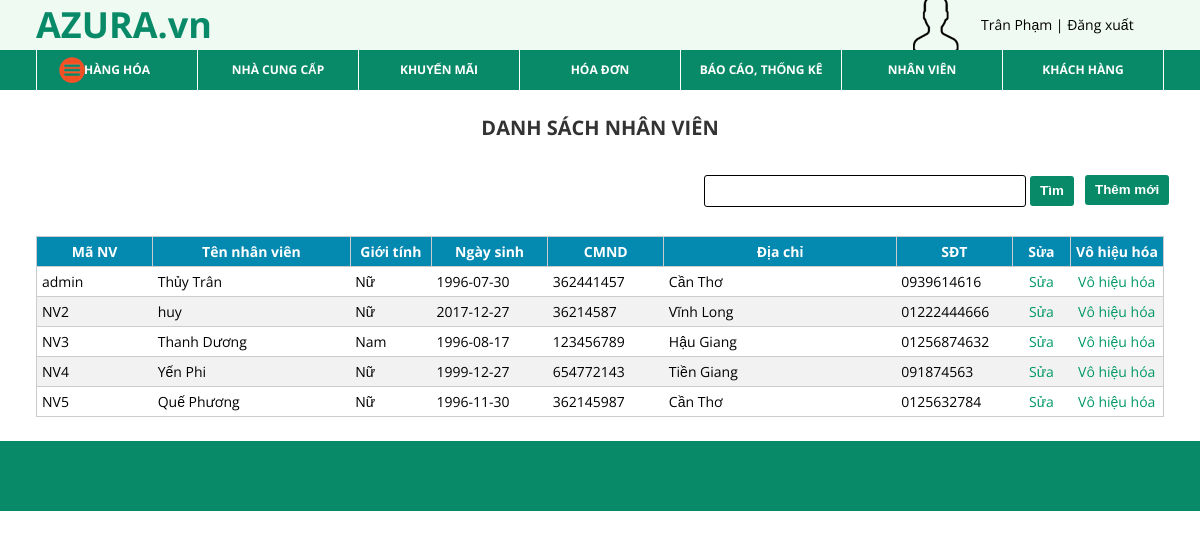
/admin/admin.php?quanly=nhanvien&ac=lietke (signed in), run on the app's committed database.
### tables this page shows
CREATE TABLE `nhanvien` (
  `MaNV` varchar(20) NOT NULL,
  `TenNV` varchar(50) NOT NULL,
  `CMND` varchar(20) NOT NULL,
  `GioiTinh` tinyint(1) NOT NULL,
  `NgaySinh` date NOT NULL,
  `SoDienThoai` varchar(15) NOT NULL,
  `DiaChi` text NOT NULL,
  `MatKhau` varchar(20) NOT NULL,
  `MaCV` varchar(20) NOT NULL,
  `TrangThai` tinyint(1) NOT NULL
);

### admin/module/nhanvien/lietke.php (the view, shortened to what this page needs)
<?php
	$keyword= "";
	$nhanvien = mysql_query("	select manv, tennv, gioitinh, ngaysinh, diachi, sodienthoai, cmnd
								from nhanvien
								where trangthai = 1");
?>
<div id='nhanvien' style='width: 100%; margin: auto;'>
	<p class="title">DANH SÁCH NHÂN VIÊN</p>
        <div style='width: 100%; height: 50px; margin: 3% auto 1%; '>
        	<form method='post'>
        	<div style=" width: 92%; float: left; text-align: right">
            	<input type='text' class='txt-sp' value='<?php echo $keyword ?>' name = 'keyword' style="width: 300px"/>
                <input type='submit' class='sub' name='search' value='Tìm'/>
            </div>
            </form>
            <div style=" width: 7%; float: right;">
            	<input type='button'  value='Thêm mới' id="nv-add" class="sub" />
            </div>
        </div>
	<table width="100%" class='tb-lietke' border="1">
        <tr>
        	<th width="10%">Mã NV</th>
            <th width="17%">Tên nhân viên</th>
            <th width="7%">Giới tính</th>
            <th width="10%">Ngày sinh</th>
            <th width="10%">CMND</th>
            <th width="20%">Địa chỉ</th>
            <th width="10%">SĐT</th>
            <th width="5%">Sửa</th>
            <th width="8%">Vô hiệu hóa</th>
        </tr>
	<?php
		while($re_nv = mysql_fetch_assoc($nhanvien))
		{
	?>
        <tr>
      		<td><?php echo $re_nv['manv'] ?></td>
            <td><?php echo $re_nv['tennv'] ?></td>
            <td><?php echo ($re_nv['gioitinh'] == 0 ? "Nữ" : "Nam")  ?></td>
            <td><?php echo $re_nv['ngaysinh'] ?></td>
            <td><?php echo $re_nv['cmnd'] ?></td>
            <td><?php echo $re_nv['diachi'] ?></td>
            <td><?php echo $re_nv['sodienthoai'] ?></td>
            <td align="center"><a href="javascript:void(0)" class="edit" data-id='<?php echo $re_nv['manv'] ?>'>Sửa</a></td>
            <td align="center"><a href="javascript:void(0)" class="del" data-id='<?php echo $re_nv['manv'] ?>'>Vô hiệu hóa</a></td>
        </tr>
    <?php
		}
	?>
    </table>
</div>
    </div>

### admin/style.css (style rules this page uses)
a { text-decoration: none; font-size: 14px; font-family: 'Open Sans', arial, tahoma, sans-serif; color: #000; }
body { font-size: 14px; font-family: 'Open Sans', arial, tahoma, sans-serif; }
* { padding:0; margin:0 }
.tb-lietke { width: 100%; border-collapse: collapse; }
.tb-lietke tr { height: 30px; border: solid 1px #ccc; }
.tb-lietke td { border: none; }
.tb-lietke a { color: #096; }
.tb-lietke td, .tb-lietke th { padding: 5px 5px; }
.tb-lietke th { background: #0489B1; color: white; }
.title { font-size: 20px; font-weight: bold; color: #333; text-align: center; }
.sub { height: 30px; padding: 5px 10px; color: white; font-weight: bold; background: #088A68; border: none; border-radius: 3px; }
.txt-sp { width: 200px; height: 20px; padding: 5px 10px; border: solid 1px; border-radius: 3px; }

### data on the page
nhanvien: MaNV "admin", TenNV "Thủy Trân", GioiTinh "Nữ", NgaySinh "1996-07-30", CMND "362441457", DiaChi "Cần Thơ", SoDienThoai "0939614616"
nhanvien: MaNV "NV2", TenNV "huy", GioiTinh "Nữ", NgaySinh "2017-12-27", CMND "36214587", DiaChi "Vĩnh Long", SoDienThoai "01222444666"
nhanvien: MaNV "NV3", TenNV "Thanh Dương", GioiTinh "Nam", NgaySinh "1996-08-17", CMND "123456789", DiaChi "Hậu Giang", SoDienThoai "01256874632"
nhanvien: MaNV "NV4", TenNV "Yến Phi", GioiTinh "Nữ", NgaySinh "1999-12-27", CMND "654772143", DiaChi "Tiền Giang", SoDienThoai "091874563"
nhanvien: MaNV "NV5", TenNV "Quế Phương", GioiTinh "Nữ", NgaySinh "1996-11-30", CMND "362145987", DiaChi "Cần Thơ", SoDienThoai "0125632784"

### other printed values
$_SESSION['name'] "Trân Phạm"
